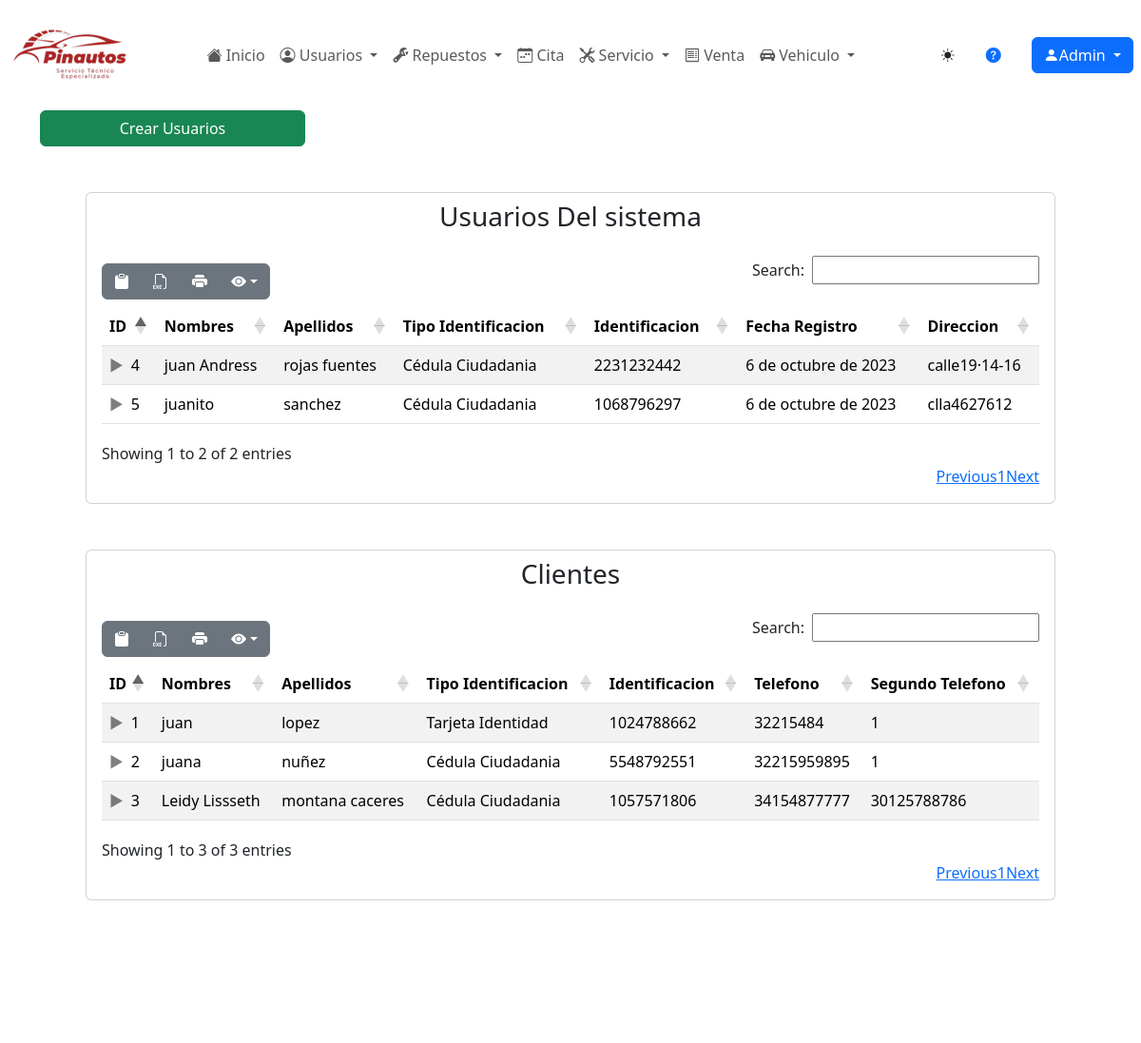
The page /usuarios/usuarios/ (signed in) on the database as committed earlier.
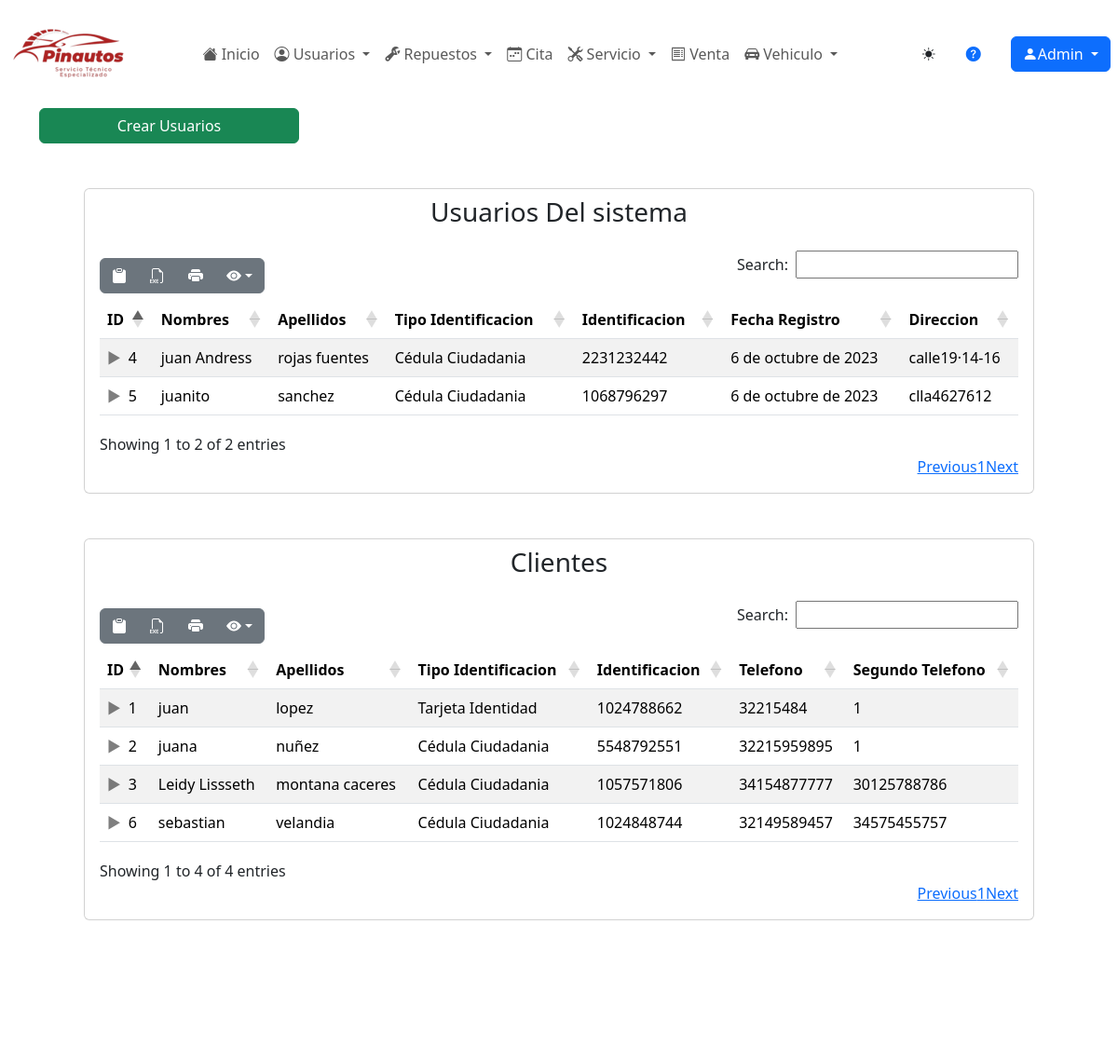
The same page on the database as committed later.
### usuarios/models.py (models this page shows, shortened)
class Usuario(models.Model):
    class TipoUsuario(models.TextChoices):
        ADMINISTRADOR = 'Administrador', _("Administrador")
        SECRETARIA = 'Secretaria', _("Secretaria")
        MECANICO = 'Mecanico', _("Mecanico")
        CLIENTE = 'Cliente', _("Cliente")
    tipo_usuario = models.CharField(max_length=13, choices=TipoUsuario.choices, verbose_name="Tipo Usuario", default=TipoUsuario.CLIENTE, blank=False)
    nombres = models.CharField(max_length=30, verbose_name="Nombres", default='', blank=False, validators=[alphabetic_validator])
    apellidos = models.CharField(max_length=30, verbose_name="Apellidos", default='', blank=False, validators=[alphabetic_validator])
    class TipoIdentificacion(models.TextChoices):
        CEDULA = 'Cédula Ciudadania', _("Cédula Ciudadania")
        TARJETA = 'Tarjeta Identidad', _("Tarjeta de Identidad")
        CEDULA_EXTRANJERIA = 'Cédula Extrangería', _("Cédula de Extrangería")
    tipo_identificacion = models.CharField(max_length=18, choices=TipoIdentificacion.choices, verbose_name="Tipo de identificacion", default=TipoIdentificacion.CEDULA, blank=False)
    identificacion = models.CharField(max_length=10, verbose_name="Identificacion", default='', validators=[numeric_validator], unique=True, blank=False)
    telefono = models.CharField(max_length=11, verbose_name="Telefono", validators=[numeric_validator], blank=False)
    telefono2 = models.CharField(max_length=11, verbose_name="Segundo Telefono", validators=[numeric_validator], blank=False)
    nombreusuario = models.CharField(max_length=20, verbose_name="Nombre De Usuario", blank=True, default='')
    correo_personal = models.EmailField(max_length=50, verbose_name="Correo Personal", blank=True, default='')
    contraseña = models.CharField(max_length=20, verbose_name="Contraseña", blank=True, default='')
    confirmarcontraseña = models.CharField(max_length=20, verbose_name="Confirmar Contraseña", blank=True, default='')
    direccion = models.CharField(max_length=50, verbose_name="Dirección", blank=True)
    fecha_registro = models.DateField(verbose_name="Fecha de Registro", help_text="MM/DD/AAAA", auto_now_add=True,)
    class RH(models.TextChoices):
        OP = 'OP', _("O+")
        ON = 'ON', _("O-")
        AP = 'AP', _("A+")
        AN = 'AN', _("A-")
        BP = 'BP', _("B+")
        BN = 'BN', _("B-")
        ABP = 'ABP', _("AB+")
        ABN = 'ABN', _("AB-")
    rh = models.CharField(max_length=3, choices=RH.choices, verbose_name="Factor RH", blank=True)
    class Estado(models.TextChoices):
        ACTIVO = '1', _("Activo")
        INACTIVO = '0', _("Inactivo")
    estado = models.CharField(max_length=2, choices=Estado.choices, default=Estado.ACTIVO, verbose_name="Estado", blank=False)
    arl = models.ForeignKey(Arl, on_delete=models.SET_NULL, null=True, blank=True, verbose_name="ARL")
    class Meta:
        verbose_name_plural = "usuarios"

### usuarios/views.py (the view)
# urls.py: path('usuarios/', usuario_listar, name="usuarios" ),
@login_required
def usuario_listar(request):
    titulo = "Usuarios"
    modulo = "Usuarios"
    usuarios = Usuario.objects.all()
    usuarios_cliente = usuarios.filter(tipo_usuario=Usuario.TipoUsuario.CLIENTE)
    otros_usuarios = usuarios.exclude(tipo_usuario=Usuario.TipoUsuario.CLIENTE)
    context = {
        "titulo": titulo,
        "modulo": modulo,
        "usuarios_cliente": usuarios_cliente,
        "otros_usuarios": otros_usuarios,
    }
    return render(request, "usuarios/usuario/listar.html", context)

### base/templates/usuarios/usuario/listar.html (shortened to what this page needs)
{% extends 'partials/body.html' %}
{% load static %}
{% block contenido %}
<body>
    <a href="{% url 'usuarios-crear' %}" class="btn btn-success w-25">Crear {{titulo}}</a>
    <div class="card fondcard m-5">
        <h3 class="text-center m-2">Usuarios Del sistema</h3>
        <div class="card-body">
            <table id="example" class="table table-striped nowrap" style="width:100%">
                <thead>
                    <tr>
                        <th>ID</th>
                        <th>Nombres</th>
                        <th>Apellidos</th>
                        <th>Tipo Identificacion</th>
                        <th>Identificacion</th>
                        <th>Fecha Registro</th>
                        <th>Direccion</th>
                    </tr>
                </thead>
                <tbody>
                    {% for usuario in otros_usuarios %}
                    <tr>
                        <td>{{usuario.id}}</td>
                        <td>{{usuario.nombres}}</td>
                        <td>{{usuario.apellidos}}</td>
                        <td>{{usuario.tipo_identificacion}}</td>
                        <td>{{usuario.identificacion}}</td>
                        <td>{{usuario.fecha_registro}}</td>
                        <td>{{usuario.direccion}}</td>
                    </tr>
                    {% endfor %}
                </tbody>
            </table>
        </div>
    </div>
    <div class="card fondcard m-5">
        <h3 class="text-center m-2">Clientes</h3>
        <div class="card-body">
            <table id="example2" class="table table-striped nowrap" style="width:100%">
                <thead>
                    <tr>
                        <th>ID</th>
                        <th>Nombres</th>
                        <th>Apellidos</th>
                        <th>Tipo Identificacion</th>
                        <th>Identificacion</th>
                        <th>Telefono</th>
                        <th>Segundo Telefono</th>
                    </tr>
                </thead>
                <tbody>
                    {% for usuario in usuarios_cliente %}
                    <tr>
                        <td>{{usuario.id}}</td>
                        <td>{{usuario.nombres}}</td>
                        <td>{{usuario.apellidos}}</td>
                        <td>{{usuario.tipo_identificacion}}</td>
                        <td>{{usuario.identificacion}}</td>
                        <td>{{usuario.telefono}}</td>
                        <td>{{usuario.telefono2}}</td>
                    </tr>
                    {% endfor %}
                </tbody>
            </table>
        </div>
    </div>
</body>
{% endblock contenido %}

Rows that differ between the two databases and show on the page:
added Usuario: id "6", nombres "sebastian", apellidos "velandia", tipo_identificacion "Cédula Ciudadania", identificacion "1024848744", telefono "32149589457", telefono2 "34575455757", shown under "Clientes"
Other text that changed with them:
text written by a page script: "Search: Showing 1 to 3 of 3 entries Previous 1 Next" → "Search: Showing 1 to 4 of 4 entries Previous 1 Next"
